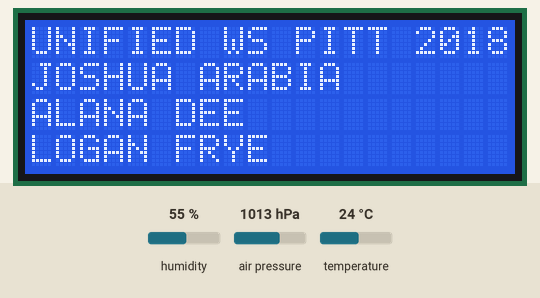
This sketch was run on a simulated Arduino Uno, built with avr-gcc and run on an emulated ATmega328P. On the bench: 20×4 character LCD. Inputs (shaded band) come from the test bench; at power-on: humidity 55 %, air pressure 1013 hPa, temperature 24 °C.

Above: at 0.3 s.
At 15.6 s:
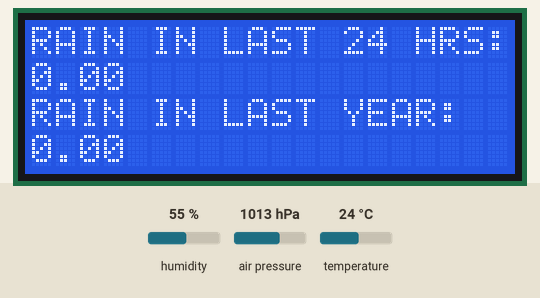
At 73.1 s:
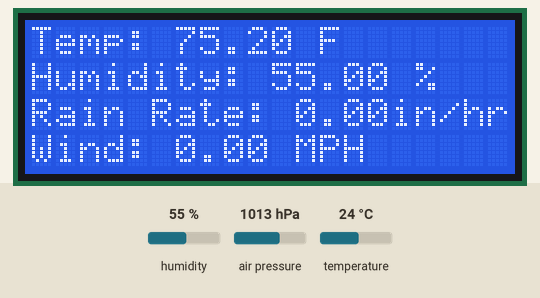
At 119.1 s:
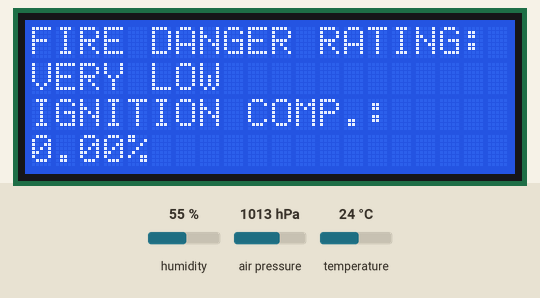

The sketch:

OnboardWS_2.ino
```cpp
#include <LiquidCrystal_I2C.h>

#include <Wire.h>
#include <SPI.h>

#include <math.h>

#include <Adafruit_Sensor.h>
#include <Adafruit_BMP280.h>
#include <Adafruit_Si7021.h>

/**
 * Combined Arduino Weather Station
 * Onboard Sketch
 * Version: 2.0.0
 *
 * Joshua Arabia
 */

// DISPLAY
LiquidCrystal_I2C lcd(0x27, 20, 4); //Specifies the display to have 4 rows with 20 characters per row. These numbers should not be reduced.

// SENSORS
Adafruit_Si7021 ths = Adafruit_Si7021(); // Environtment Temperature and Humidity Sensor
Adafruit_BMP280 tbps; //System Temperature and Pressure Sensor
#define windSpeedPin (2) //D2 is an interrupt pin reserved for determining wind speed
#define windDirectionPin (A4) //A4 is an analog pin used in determining wind direction
#define rainRatePin (18) //D18 is an interrupt pin reserved for rain rate calculations

//TIMING
const unsigned long long startTime = millis();
unsigned long cycleStart;
unsigned long long currentTime;
const int displayChangeDelay = 5000; //Specifies the duration of each data sequence
const float dataUpdateDelay = 300000; //Specifies the time between data update calls
int timeUntilDisplayChange = displayChangeDelay;
float timeUntilDataUpdate = dataUpdateDelay;
unsigned int daysActive = 0;
unsigned int yearsActive = 0;

//DISPLAY
int currentScreen = 0;
const int displayScreens = 3; //Specifies the number of different display screens to cycle through

//EXTERIOR TEMPERATURE + HUMIDITY SENSOR
float exteriorTemp;
float humidity;

//SYSTEM TEMPERATURE + BAROMETRIC PRESSURE + ALTITUDE SENSOR
float sysTemp;
float pressure;
float altitude;

//WIND SPEED + WIND DIRECTION SENSOR
float windSpeed;
volatile unsigned long windCycleRotations;
volatile unsigned long lastWindTick;
const int windBounceMin = 25; //Specifies the minimum amount of time, in milliseconds, that a wind cycle must take to be counted

#define windOffset (0); //Speciifes the clockwise angle, in degrees, between the support of the anemometer and the wind vane's resting direction
int vaneValue;
int windDirection;
volatile int CalDirection = windDirection + windOffset;
int lastWindDirection;
String windHeading;

//RAIN RATE SENSOR
double rainRate;
const float volumePerRainTick = .00787401575; //Specifies the volume of water which will cause a tip in the rain sensor, should be calibrated
unsigned int rainTicksThisFrame = 0;
const int rainBounceMin = 500; //Specifies the minimum amount of time, in milliseconds, that a rain tick must wait after its predecessor to be counted
float lastRainTick;
float rain24Hrs;
float rainYear;

//FIRE SAFETY READING
String fireSafetyRating; //Categorizes the risk of a fire based on the ignition component
float ignitionComponent; //Approximates the likelihood of a fire igniting


void setup() {
  prepareSensors();
  prepareLCD();
  rollCredits();
  updateData();
  currentTime = millis();
}

void loop() {
  cycleStart = millis();

  if(timeUntilDataUpdate <= 0) {
    updateData();
    timeUntilDataUpdate = dataUpdateDelay;
  }

  if(timeUntilDisplayChange <= 0) {
    currentScreen++;
    currentScreen = currentScreen % displayScreens;
    updateDisplay();
    timeUntilDisplayChange = displayChangeDelay;
  }

 //Include functions here that should update daily
  if((currentTime / 86400000) > daysActive) {
    rain24Hrs = 0;
    daysActive++;
  }

 //Include functions here that should update yearly
  if(((currentTime / 86400000) / 365) > yearsActive) {
    rainYear = 0;
    yearsActive++;
  }

  timeUntilDataUpdate -= millis() - cycleStart;
  timeUntilDisplayChange -= millis() - cycleStart;
  currentTime += millis() - cycleStart;
}

/**
 * Determines whether boarded sensors are attached correctly to the main board, and properly specifies the pin setups for interrupt pin sensors
 */
void prepareSensors() {

  //Check the int. temp./pressure/altitude sensor for proper wirings
    if(!tbps.begin()) {
    Serial.println("Could not find a valid BMP280 sensor, check the following connections:\nVIN thru 10k pullup resistor to 5V\nGND to common ground\nSCL to D21\nSDA to D20\n");
    }

  //Check the ext. temp./humidity sensor for the proper wirings
    if(!ths.begin()) {
    Serial.println("Could not find a valid Si7021 sensor, check the following connections:\nVIN thru 10k pullup resistor to 5V\nGND to common ground\nSCL to D21\nSDA to D20\n");
    }

  //Properly specifies the pins to be used for rain ticks and wind ticks, and reserves them for interrupts
    pinMode(rainRatePin, INPUT_PULLUP);
    pinMode(windSpeedPin, INPUT_PULLUP);
}

/**
 * Initializes, clears, and backlights the LCD. To the user, this should appear as if the LCD turns off for about 2 seconds.
 */
void prepareLCD() {
    lcd.init();
    lcd.init();
    lcd.clear();
    lcd.backlight();
}

/**
 * Collects current readings for the attached sensors. This function is called once during setup, then intermittently during running at a rate specified
 * by dataUpdateDelay. It is the most time intensive of the processes run by this sketch, and may cause visul artifacts on the LCD display as it runs.
 * This is due to the fact that it enables interrupts for a total of ten seconds, during which time other functions may not run properly.
 */
void updateData() {

  //Read data from the temperature and humidity sensor
    exteriorTemp = ths.readTemperature() * 1.8 + 32;
    humidity = ths.readHumidity();

  //Read data from the temperature and pressure sensor
    sysTemp = tbps.readTemperature() * 1.8 + 32;
    pressure = tbps.readPressure() / 1000;
    altitude = tbps.readAltitude(1013.25);

  //Enable interrupts for the rain guage, then wait 5 seconds to calculate a value
    lastRainTick = millis();
    attachInterrupt(digitalPinToInterrupt(rainRatePin),rainTick,FALLING);
    delay(5000);
    detachInterrupt(digitalPinToInterrupt(rainRatePin));

  //Enable interrupts for the wind speed sensor, then wait five seconds to calculate a value
    lastWindTick = millis();
    attachInterrupt(digitalPinToInterrupt(windSpeedPin),windTick,FALLING);
    delay(5000);
    detachInterrupt(digitalPinToInterrupt(windSpeedPin));
    windSpeed = windCycleRotations * (3600.0/8000.0);
    windCycleRotations = 0;

  //Based on these readings, calculate the ignition component and fire safety rating
    getFireSafetyRating();

}

/**
 * Tick function for the rain sensor interrupt pin. When this function is called, it checks to see if the current time is long enough after the last
 * tick time to count as a tick. If this is not true, the function returns. If it is, a tick is recorded and the proper volumes are added to both
 * rain24Hrs and rainYear. The rain rate is then set to the frequency of the last two ticks, and converted to in/hr.
 */
void rainTick() {
    if((millis() - lastRainTick) > rainBounceMin) {
      return;
    }

    rainRate = volumePerRainTick / ((millis() - lastRainTick) / 3600000);

    rain24Hrs += volumePerRainTick;
    rainYear += volumePerRainTick;

    lastRainTick = currentTime;

}

/**
 * Tick function for the wind sensor interrupt pin. When this function is called, it checks to see if the current time is long enough after the last
 * tick time to count as a tick. If this is not true, the function returns. If it is, a tick is recorded. After the read period ends, a separate
 * function calculates the winds speed in mph based on the number of cycles in 5 seconds.
 */
void windTick() {
  if((millis() - lastWindTick) > windBounceMin) {
    return;
  }

  windCycleRotations++;
  lastWindTick = currentTime;
}

/**
 * Calculates the fire safety rating and ignition component based on the data collected this cycle. The fire safety rating is defined by the following:
 * Ignition Component (%)    Rating
 *      <10                 VERY LOW
 *      <25                   LOW
 *      <40                 MODERATE
 *      <70                   HIGH
 *      >70                 VERY HIGH
 */
void getFireSafetyRating() {
  long rh = humidity / 100.0;
  long temp = exteriorTemp;
  long emc;
  if(rh < 10) {
    emc = .03229 + .281073*rh - .000578*rh*temp;
  } else if(rh < 50) {
    emc = 2.22749 + .160107*rh - .014784*temp;
  } else {
    emc = 21.0606 + .005565*(pow(rh,2)) - .00035*rh*temp - .483119*rh;
  }

 long mc1 = 1.03*emc;
 long qign = 144.5 - (.266*temp) - (.00058*(pow(temp,2))) - (.01*temp*mc1) + (18.54*(1.0 - exp(-.151*mc1)) + 6.4*mc1);
 long chi = (344.0 - qign) / 10.0;
 int P_I = round((3.6*chi*.0000185) - 100/.99767);
 int P_FI = round(sqrt(windSpeed*rh)/windSpeed) ;
 int IC = round(.1*P_I*P_FI);
 ignitionComponent = IC;

 if(IC < .1) {
  fireSafetyRating = "VERY LOW";
 } else if(IC < .25){
  fireSafetyRating = "LOW";
 } else if(IC < .4){
  fireSafetyRating = "MODERATE";
 } else if(IC < .7) {
  fireSafetyRating = "HIGH";
 } else {
  fireSafetyRating = "VERY HIGH";
 }
}

/**
 * Sets the LCD to display the current screen, which cycles on a roughly 5 second timer. Default Screens include general data, rain trackers, and fire danger,
 *
 */

 void updateDisplay() {

   lcd.clear();
   lcd.setCursor(0,0);

   switch(currentScreen) {
     //General display, with ext. temp., rel. humidity, rain rate, and wind speed/heading
      case 0:
        lcd.print("Temp: "); lcd.print(exteriorTemp); lcd.print(" F");
        lcd.setCursor(0,1);
        lcd.print("Humidity: "); lcd.print(humidity); lcd.print(" %");
        lcd.setCursor(0,2);
        lcd.print("Rain Rate: "); lcd.print(rainRate); lcd.print("in/hr");
        lcd.setCursor(0,3);
        lcd.print("Wind: "); lcd.print(windSpeed); lcd.print(" MPH "); lcd.print(windHeading);
        break;

     //Rain in last 24 hrs and last year
      case 1:
        lcd.print("RAIN IN LAST 24 HRS:"); lcd.setCursor(0,1); lcd.print(rain24Hrs);
        lcd.setCursor(0,2); lcd.print("RAIN IN LAST YEAR:"); lcd.setCursor(0,3); lcd.print(rainYear);
        break;

     //Fire safety and ignition component
      case 2:
        lcd.print("FIRE DANGER RATING:"); lcd.setCursor(0,1); lcd.print(fireSafetyRating);
        lcd.setCursor(0,2); lcd.print("IGNITION COMP.: "); lcd.setCursor(0,3); lcd.print(ignitionComponent); lcd.print("%");
        break;

      default:
        break;
   }
 }

 void rollCredits() {
  lcd.clear();
  lcd.setCursor(0,0);
  lcd.print("UNIFIED WS PITT 2018");
  lcd.setCursor(0,1);
  lcd.print("JOSHUA ARABIA");
  lcd.setCursor(0,2);
  lcd.print("ALANA DEE");
  lcd.setCursor(0,3);
  lcd.print("LOGAN FRYE");
 }
```

Measured:
- what the display in image 1 shows lasts 5.2 s, from 15.5 s to 20.7 s
